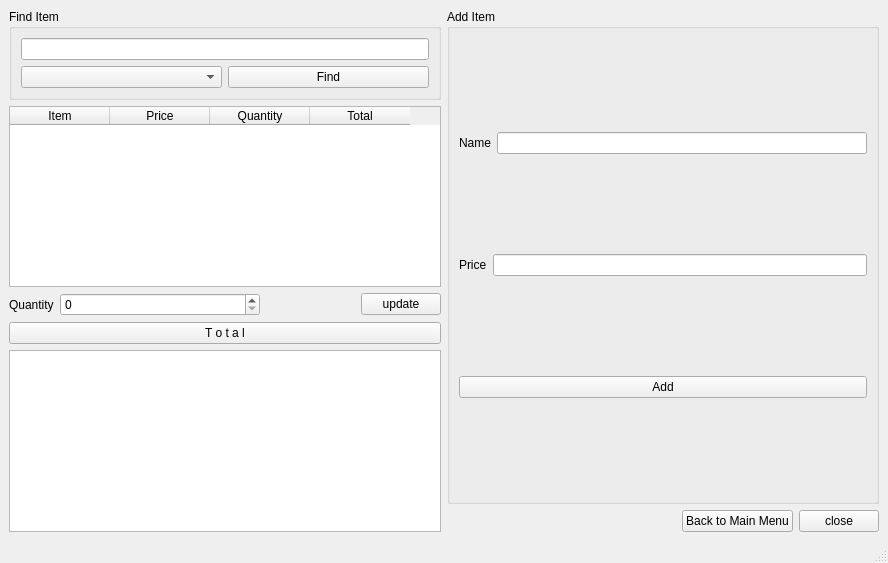
<?xml version="1.0" encoding="UTF-8"?>
<ui version="4.0">
 <class>MainWindow</class>
 <widget class="QMainWindow" name="MainWindow">
  <property name="geometry">
   <rect>
    <x>0</x>
    <y>0</y>
    <width>888</width>
    <height>563</height>
   </rect>
  </property>
  <property name="windowTitle">
   <string>Cashier </string>
  </property>
  <widget class="QWidget" name="centralwidget">
   <layout class="QHBoxLayout" name="horizontalLayout_6">
    <item>
     <layout class="QVBoxLayout" name="verticalLayout_3">
      <item>
       <widget class="QGroupBox" name="groupBox_2">
        <property name="title">
         <string>Find Item</string>
        </property>
        <layout class="QVBoxLayout" name="verticalLayout_2">
         <item>
          <widget class="QLineEdit" name="lineEdit_3"/>
         </item>
         <item>
          <layout class="QHBoxLayout" name="horizontalLayout_5">
           <item>
            <widget class="QComboBox" name="comboBox"/>
           </item>
           <item>
            <widget class="QPushButton" name="pushButton_2">
             <property name="text">
              <string>Find</string>
             </property>
            </widget>
           </item>
          </layout>
         </item>
        </layout>
       </widget>
      </item>
      <item>
       <widget class="QTableWidget" name="tableWidget">
        <column>
         <property name="text">
          <string>Item</string>
         </property>
        </column>
        <column>
         <property name="text">
          <string>Price</string>
         </property>
        </column>
        <column>
         <property name="text">
          <string>Quantity</string>
         </property>
        </column>
        <column>
         <property name="text">
          <string>Total</string>
         </property>
        </column>
       </widget>
      </item>
      <item>
       <layout class="QHBoxLayout" name="horizontalLayout">
        <item>
         <widget class="QLabel" name="label_3">
          <property name="text">
           <string>Quantity</string>
          </property>
         </widget>
        </item>
        <item>
         <widget class="QSpinBox" name="spinBox">
          <property name="minimumSize">
           <size>
            <width>200</width>
            <height>0</height>
           </size>
          </property>
         </widget>
        </item>
        <item>
         <spacer name="horizontalSpacer">
          <property name="orientation">
           <enum>Qt::Horizontal</enum>
          </property>
          <property name="sizeHint" stdset="0">
           <size>
            <width>40</width>
            <height>20</height>
           </size>
          </property>
         </spacer>
        </item>
        <item>
         <widget class="QPushButton" name="pushButton_3">
          <property name="text">
           <string>update</string>
          </property>
         </widget>
        </item>
       </layout>
      </item>
      <item>
       <widget class="QPushButton" name="pushButton_13">
        <property name="text">
         <string>T o t a l</string>
        </property>
       </widget>
      </item>
      <item>
       <widget class="QListWidget" name="listWidget">
        <item>
         <property name="text">
          <string/>
         </property>
        </item>
       </widget>
      </item>
     </layout>
    </item>
    <item>
     <layout class="QVBoxLayout" name="verticalLayout_4">
      <item>
       <widget class="QGroupBox" name="groupBox">
        <property name="title">
         <string>Add Item</string>
        </property>
        <layout class="QVBoxLayout" name="verticalLayout">
         <item>
          <layout class="QHBoxLayout" name="horizontalLayout_3">
           <item>
            <widget class="QLabel" name="label">
             <property name="text">
              <string>Name</string>
             </property>
            </widget>
           </item>
           <item>
            <widget class="QLineEdit" name="lineEdit"/>
           </item>
          </layout>
         </item>
         <item>
          <layout class="QHBoxLayout" name="horizontalLayout_4">
           <item>
            <widget class="QLabel" name="label_2">
             <property name="text">
              <string>Price</string>
             </property>
            </widget>
           </item>
           <item>
            <widget class="QLineEdit" name="lineEdit_2"/>
           </item>
          </layout>
         </item>
         <item>
          <widget class="QPushButton" name="pushButton">
           <property name="text">
            <string>Add</string>
           </property>
          </widget>
         </item>
        </layout>
       </widget>
      </item>
      <item>
       <layout class="QHBoxLayout" name="horizontalLayout_2">
        <item>
         <spacer name="horizontalSpacer_2">
          <property name="orientation">
           <enum>Qt::Horizontal</enum>
          </property>
          <property name="sizeHint" stdset="0">
           <size>
            <width>40</width>
            <height>20</height>
           </size>
          </property>
         </spacer>
        </item>
        <item>
         <widget class="QPushButton" name="pushButton_4">
          <property name="text">
           <string>Back to Main Menu</string>
          </property>
         </widget>
        </item>
        <item>
         <widget class="QPushButton" name="pushButton_5">
          <property name="text">
           <string>close</string>
          </property>
         </widget>
        </item>
       </layout>
      </item>
     </layout>
    </item>
   </layout>
  </widget>
  <widget class="QMenuBar" name="menubar">
   <property name="geometry">
    <rect>
     <x>0</x>
     <y>0</y>
     <width>888</width>
     <height>21</height>
    </rect>
   </property>
  </widget>
  <widget class="QStatusBar" name="statusbar"/>
 </widget>
 <resources/>
 <connections>
  <connection>
   <sender>pushButton_5</sender>
   <signal>clicked()</signal>
   <receiver>MainWindow</receiver>
   <slot>close()</slot>
   <hints>
    <hint type="sourcelabel">
     <x>667</x>
     <y>552</y>
    </hint>
    <hint type="destinationlabel">
     <x>364</x>
     <y>299</y>
    </hint>
   </hints>
  </connection>
 </connections>
</ui>
